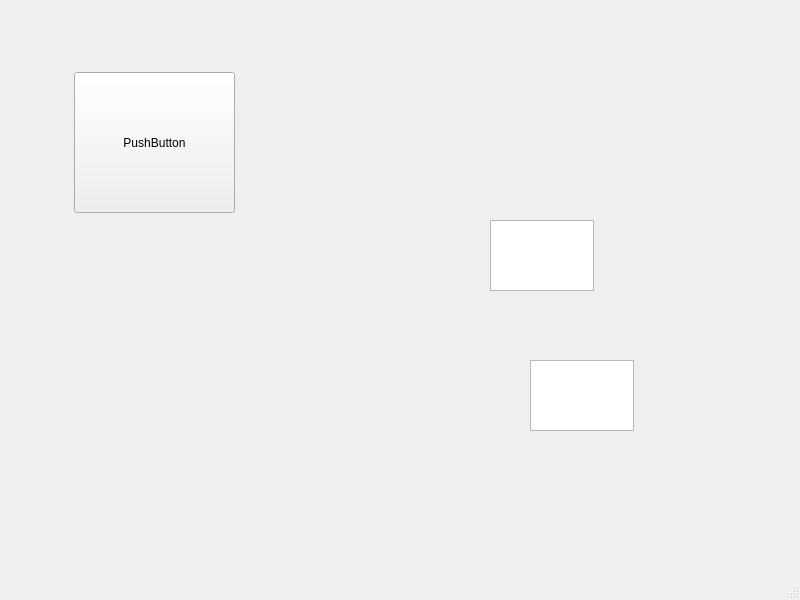
<?xml version="1.0" encoding="UTF-8"?>
<ui version="4.0">
 <class>MainWindow</class>
 <widget class="QMainWindow" name="MainWindow">
  <property name="geometry">
   <rect>
    <x>0</x>
    <y>0</y>
    <width>800</width>
    <height>600</height>
   </rect>
  </property>
  <property name="windowTitle">
   <string>MainWindow</string>
  </property>
  <widget class="QWidget" name="centralwidget">
   <widget class="QPushButton" name="pushButton">
    <property name="geometry">
     <rect>
      <x>74</x>
      <y>72</y>
      <width>161</width>
      <height>141</height>
     </rect>
    </property>
    <property name="text">
     <string>PushButton</string>
    </property>
   </widget>
   <widget class="QTextEdit" name="textEdit">
    <property name="geometry">
     <rect>
      <x>490</x>
      <y>220</y>
      <width>104</width>
      <height>71</height>
     </rect>
    </property>
   </widget>
   <widget class="QPlainTextEdit" name="plainTextEdit">
    <property name="geometry">
     <rect>
      <x>530</x>
      <y>360</y>
      <width>104</width>
      <height>71</height>
     </rect>
    </property>
   </widget>
  </widget>
  <widget class="QMenuBar" name="menubar">
   <property name="geometry">
    <rect>
     <x>0</x>
     <y>0</y>
     <width>800</width>
     <height>21</height>
    </rect>
   </property>
  </widget>
  <widget class="QStatusBar" name="statusbar"/>
 </widget>
 <resources/>
 <connections/>
</ui>
